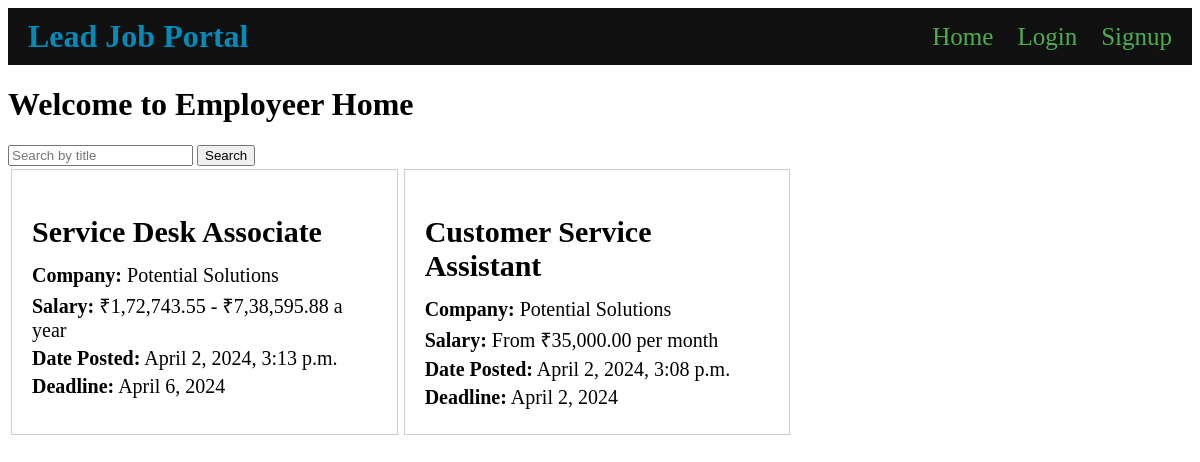
Page /home1/ on the earlier database version.
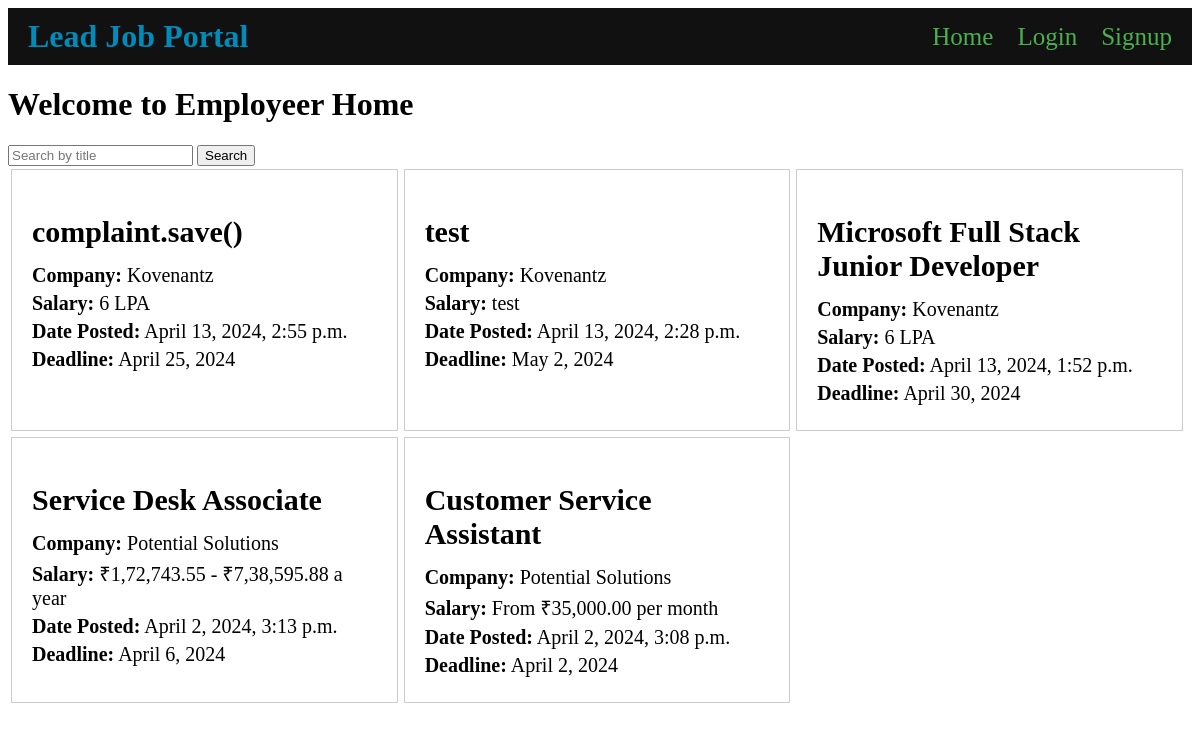
Same page on the later database version.
### employeer/models.py (models this page shows, shortened)
class Job(models.Model):
    company_name = models.ForeignKey(Company, on_delete=models.CASCADE)
    user = models.ForeignKey(User, on_delete=models.CASCADE, null=True, blank=True)
    user_email = models.EmailField(blank=True)
    title = models.CharField(max_length=100)
    description = models.TextField()
    required_qualifications = models.TextField()
    desired_qualifications = models.TextField()
    responsibilities = models.TextField()
    application_deadline = models.DateField()
    salary_range = models.CharField(max_length=100)
    location = models.CharField(max_length=100)
    date_added = models.DateTimeField(default=timezone.now)
    employment_type = models.CharField(max_length=20, choices=[('work_from_home', 'Work From Home'), ('work_from_office', 'Work From Office'), ('hybrid', 'Hybrid')])
    company_benefits = models.TextField()
    how_to_apply = models.TextField()
    other_information = models.TextField()
    industry_type = [
        ('IT', 'Information Technology'),
        ('Healthcare', 'Healthcare'),
        ('Finance', 'Finance'),
        ('Education', 'Education'),
        ('Manufacturing', 'Manufacturing'),
    ]
    industry = models.CharField(max_length=20, choices=industry_type,default='IT')

### users/models.py (models this page shows)
class Company(models.Model):
    user = models.OneToOneField(User, on_delete=models.CASCADE)
    company_name = models.CharField(max_length=100, blank=True)
    company_website = models.URLField(blank=True)
    DESIGNATION_CHOICES = [
        ('hr', 'HR'),
        ('manager', 'Manager'),
        ('ceo', 'CEO')
    ]
    designation = models.CharField(max_length=20, choices=DESIGNATION_CHOICES, default='hr')
    def __str__(self):
        return self.company_name

### users/views.py (the view)
# urls.py: path('home1/', views.home1, name='home1'),
def home1(request):
    job_listings = Job.objects.filter().order_by('-id')
    return render(request,'users/home.html',{'job_listings': job_listings})

### users/templates/users/home.html (shortened to what this page needs)
{% include 'users/navbar.html' %}
<!DOCTYPE html>
<html lang="en">
<head>
</head>
<body>
    <h1>Welcome to Employeer Home</h1>
    <form method="GET" action="{% url 'home' %}">
        <input type="text" name="search" placeholder="Search by title">
        <button type="submit">Search</button>
    </form>
    <div class="job-listing-container">
        {% for job in job_listings %}
        <div class="job-listing">
            <h2>{{ job.title }}</h2>
            <p><strong>Company:</strong> {{ job.company_name }}</p>
            <p><strong>Salary:</strong> {{ job.salary_range }}</p>
            <p><strong>Date Posted:</strong> {{ job.date_added }}</p>
            <p><strong>Deadline:</strong> {{ job.application_deadline }}</p>
        </div>
        {% empty %}
        <p>No job listings available.</p>
        {% endfor %}
    </div>
</body>
</html>

### users/templates/users/navbar.html (shortened to what this page needs)
<!DOCTYPE html>
<html lang="en">
<head>
</head>
<body>
    <header>
        <div class="container">
            <div class="company-name">
                <h1>Lead Job Portal</h1>
            </div>
            <nav>
                <ul>
                    {% if request.user.is_authenticated %}
                        {% if request.user.is_superuser %}
                        <li><a href="{% url 'admin1:admin1_home' %}">Home</a></li>
                            <li><a href="{% url 'admin:index' %}">Admin</a></li>
                            <li><a href="{% url 'view_complaint' %}">View Complaints</a></li>
                        {% else %}
                            {% if request.user.userprofile.user_type == 'job_seeker' %}
                                <li><a href="{% url 'home' %}">Home</a></li>
                                <li><a href="{% url 'job_seeker:profile' %}">Profile</a></li>
                                <li><a href="{% url 'job_seeker:job_applied' %}">Job Applied</a></li>
                                <li><a href="{% url 'complaint' %}">Complaint</a></li>
                            {% else %}
                                <li><a href="{% url 'employeer:employeer_home' %}">Home</a></li>
                                <li><a href="{% url 'employeer:employeer_profile' %}">Profile</a></li>
                                <li><a href="{% url 'employeer:add_job' %}">Add Job</a></li>
                                <li><a href="{% url 'employeer:job_application' %}">Application</a></li>
                                <li><a href="{% url 'complaint' %}">Complaint</a></li>
                            {% endif %}
                        {% endif %}
                        <li><a href="{% url 'logout' %}">Logout</a></li>
                    {% else %}
                        <li><a href="{% url 'home' %}">Home</a></li>
                        <li><a href="{% url 'login' %}">Login</a></li>
                        <li><a href="{% url 'signup' %}">Signup</a></li>
                    {% endif %}
                </ul>
            </nav>
        </div>
    </header>
</body>
</html>

### users/templates/users/navbar.html (style rules this page uses)
header { background-color: #111111; padding: 10px 0; }
.container { display: flex; justify-content: space-between; align-items: center; max-width: 1200px; margin: 0 auto; padding: 0 20px; }
.company-name h1 { margin: 0; color: #008cba; }
nav ul { list-style-type: none; padding: 0; margin: 0; }
nav ul li { display: inline; font-size: 25px; }
nav ul li a { color: #4caf50; text-decoration: none; margin-left: 20px; }

### users/templates/users/home.html (style rules this page uses)
.job-listing-container { display: flex; flex-wrap: wrap; }
.job-listing { width: calc(33.33% - 50px); border: 1px solid #ccc; margin: 3px; padding: 20px; }
.job-listing h2 { font-size: 30px; margin-bottom: 15px; }
.job-listing p { margin: 5px 0; font-size: 20px; }

Differences in the rows shown:
added Job: title "complaint.save()", company_name "Kovenantz", salary_range "6 LPA", date_added "April 13, 2024, 2:55 p.m.", application_deadline "April 25, 2024"
added Job: title "test", company_name "Kovenantz", salary_range "test", date_added "April 13, 2024, 2:28 p.m.", application_deadline "May 2, 2024"
added Job: title "Microsoft Full Stack Junior Developer", company_name "Kovenantz", salary_range "6 LPA", date_added "April 13, 2024, 1:52 p.m.", application_deadline "April 30, 2024"
